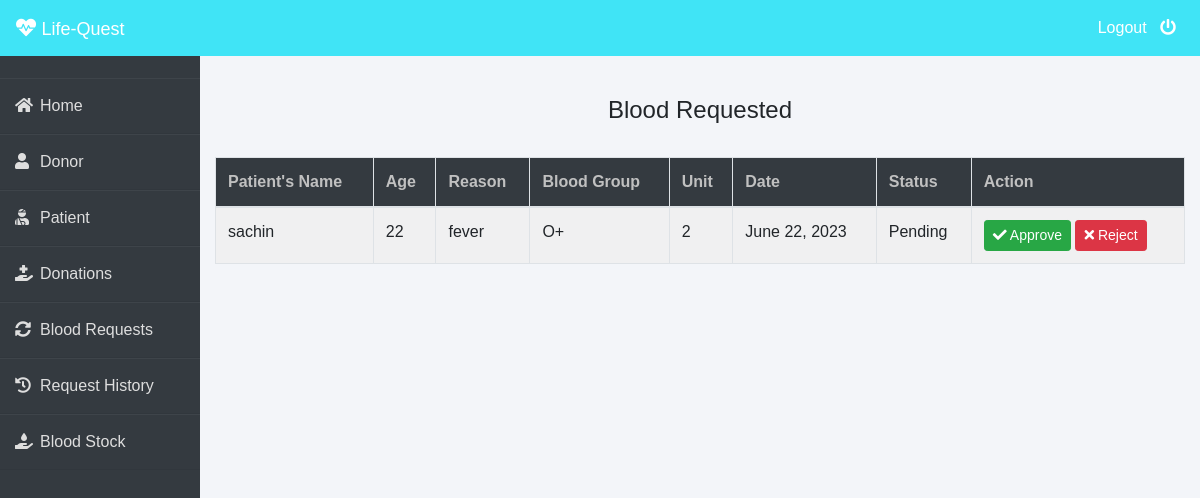
The app's page /admin-request (signed in) with its own data.
### blood/models.py (models this page shows, shortened)
class BloodRequest(models.Model):
    request_by_patient=models.ForeignKey(pmodels.Patient,null=True,on_delete=models.CASCADE)
    request_by_donor=models.ForeignKey(dmodels.Donor,null=True,on_delete=models.CASCADE)
    patient_name=models.CharField(max_length=30)
    patient_age=models.PositiveIntegerField()
    reason=models.CharField(max_length=500)
    bloodgroup=models.CharField(max_length=10)
    unit=models.PositiveIntegerField(default=0)
    status=models.CharField(max_length=20,default="Pending")
    date=models.DateField(auto_now=True)

### blood/views.py (the view)
# urls.py: path('admin-request', views.admin_request_view,name='admin-request'),
@login_required(login_url='adminlogin')
def admin_request_view(request):
    requests=models.BloodRequest.objects.all().filter(status='Pending')
    return render(request,'blood/admin_request.html',{'requests':requests})

### templates/blood/admin_request.html (shortened to what this page needs)
{% extends 'blood/adminbase.html' %}
{% block content %}
{% load widget_tweaks %}
{%load static%}
<br><br>
<div class="container">
    {% if requests %}
    <H4 class="text-center">Blood Requested</H4><br>
    <table class="table table-light table-hover table-bordered table-striped">
        <thead class="bg-dark">
            <tr>
                <th scope="col" style="color: rgb(192, 192, 192);">Patient's Name</th>
                <th scope="col" style="color: rgb(192, 192, 192);">Age</th>
                <th scope="col" style="color: rgb(192, 192, 192);">Reason</th>
                <th scope="col" style="color: rgb(192, 192, 192);">Blood Group</th>
                <th scope="col" style="color: rgb(192, 192, 192);">Unit </th>
                <th scope="col" style="color: rgb(192, 192, 192);">Date</th>
                <th scope="col" style="color: rgb(192, 192, 192);">Status</th>
                <th style="color: rgb(192, 192, 192);">Action</th>
            </tr>
        </thead>
        <tbody>
            {% for t in requests %}
            <tr>
                <td> {{t.patient_name}}</td>
                <td>{{t.patient_age}}</td>
                <td>{{t.reason}}</td>
                <td>{{t.bloodgroup}}</td>
                <td>{{t.unit}}</td>
                <td>{{t.date}}</td>
                <td>{{t.status}}</td>
                <td>
                    <button class="btn btn-success btn-sm"><a  style="text-decoration: none;color: white;" href="{% url 'update-approve-status' t.id  %}"><i class="fa fa-check"></i> Approve</a> </button>
                    <button class="btn btn-danger btn-sm"><a  style="text-decoration: none;color: white;" href="{% url 'update-reject-status' t.id  %}"><i class="fa fa-times"></i> Reject</a> </button>
                </td>
            </tr>
            {% endfor %}
        </tbody>
    </table>
{% else %}
<div class="alert alert-danger" role="alert">
    No Blood Request By Patient/Donor!
  </div>
{% endif %}
</div>
{% endblock content %}

### templates/blood/adminbase.html (style rules this page uses)
* { margin: 0; padding: 0; box-sizing: border-box; list-style: none; text-decoration: none; font-family: 'Josefin Sans', sans-serif; }
body { background-color: #f3f5f9; }

### records on screen
BloodRequest: patient_name "sachin", patient_age "22", reason "fever", bloodgroup "O+", unit "2", date "June 22, 2023", status "Pending"
